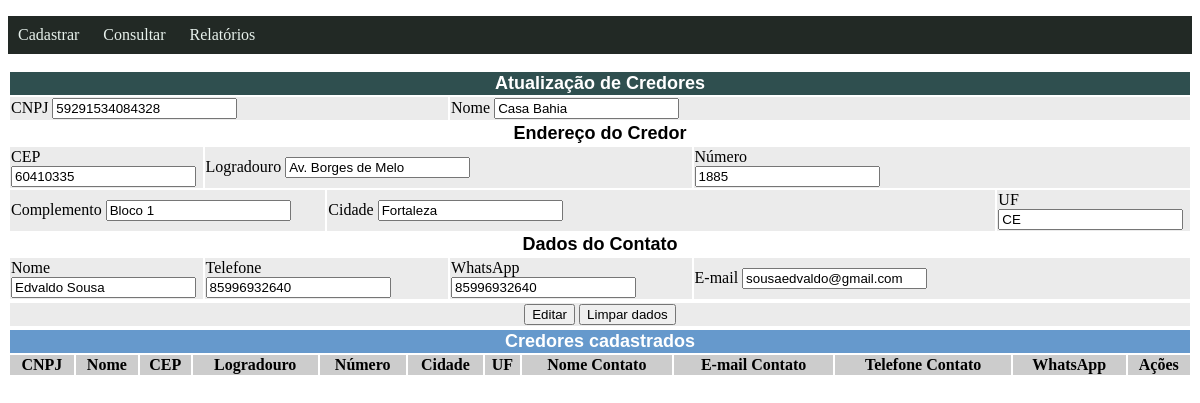
The page /credores/editar/59291534084328 on the database its author committed.
### models.py (models this page shows, shortened)
class Credor(db.Model):
    __tablename__ ="credor"
    cnpj = db.Column(db.String(14), primary_key=True)
    nome = db.Column(db.String(150))
    ender_cep = db.Column(db.String(8),db.ForeignKey("endereco.cep"))
    contato_id = db.Column(db.Integer,db.ForeignKey("contato.id"))
    contato = db.relationship('Contato', foreign_keys=contato_id)
    endereco = db.relationship('Endereco', foreign_keys=ender_cep)

class Endereco(db.Model):
    __tablename__ = "endereco"
    cep = db.Column(db.String(8), primary_key=True)
    logradouro = db.Column(db.String(150))
    numero = db.Column(db.String(6))
    complemento = db.Column(db.String(50))
    cidade = db.Column(db.String(150))
    uf = db.Column(db.String(2))

class Contato(db.Model):
    __tablename__ = "contato"
    id = db.Column(db.Integer, primary_key=True)
    nome = db.Column(db.String(150))
    telefone = db.Column(db.String(11))
    email = db.Column(db.String(150))
    whatsapp = db.Column(db.String(11))

### credores.py (the view, shortened to what this page needs)
@bp_credores.route('/editar/<string:cnpj>', methods=['GET','POST'])
def editar(cnpj):
    credor = Credor.query.get(cnpj)
    if request.method =='GET':
        return render_template('editar_credores.html', credor = credor)

### templates/editar_credores.html
{% extends 'consultar_credores.html'%}
{% block credores%}
<form class="pure-form pure-form-aligned" method="post" action="/credores/delete/{{credor.cnpj}}">
  <table class="table full" align="center">
    <tr bgcolor="#2F4F4F">
      <td colspan="40">
      <div align="center"><font face="Arial" size="4" color="#FFFFFF"><b>Atualização de Credores</b></font></div>
    </td>
    </tr>
    <tr bgcolor="ebebeb">
      <td colspan="20">
        <div class="control-group">
					CNPJ <input type="text" name="cnpj" value="{{credor.cnpj}}">
        </div>
      </td>
      <td colspan="20" width="75%">
        <div class="control-group">
          Nome <input type="text" name="nome" value="{{credor.nome}}">
        </div>
      </td>
		</tr>
    <tr>
      <td colspan="40">
      	<div align="center"><font face="Arial" size="4" color="#000000"><b>Endereço do Credor</b></font></div>
    	</td>
    </tr>
    <tr bgcolor="ebebeb">
      <td colspan="10" width ="15%">
        <div class="control-group">
          CEP  <input type="text" name="cep" value="{{credor.endereco.cep}}">
        </div>
      </td>
      <td colspan="20" width ="70%">
        <div class="control-group">
          Logradouro <input type="text" name="logradouro" value="{{credor.endereco.logradouro}}">
        </div>
      </td>
			<td colspan="10" width="15%">
        <div>
          Número
        </div>
        <div class="control-group">
          <input type="text" name="numero" value="{{credor.endereco.numero}}">
        </div>
      </td>
		</tr>
    <tr bgcolor="ebebeb">
			<td colspan="15" width="25%">
        <div class="control-group">
					Complemento <input type="text" name="complemento" value="{{credor.endereco.complemento}}">
        </div>
      </td>
      <td colspan="20" width="60%">
        <div class="control-group">
					Cidade <input type="text" name="cidade" value="{{credor.endereco.cidade}}">
        </div>
      </td>
			<td colspan="5" width="15%">
        <div class="control-group">
					UF <input type="text" name="uf" value="{{credor.endereco.uf}}">
        </div>
      </td>
    </tr>
		<tr>
			<td colspan="40">
      	<div align="center"><font face="Arial" size="4" color="#000000"><b>Dados do Contato</b></font></div>
    	</td>
		</tr>
    <tr bgcolor="ebebeb">
      <td colspan="10" width="20%">
        <div class="control-group">
            Nome <input type="text" name="nomecontato" value="{{credor.contato.nome}}">
        </div>
      </td>
      <td colspan="10" width="20%">
        <div class="control-group">
            Telefone <input type="text" name="telefone" value="{{credor.contato.telefone}}">
        </div>
      </td>
      <td colspan="10" width="20%">
        <div class="control-group">
            WhatsApp <input type="text" name="whatsapp" value="{{credor.contato.whatsapp}}">
        </div>
      </td>
      <td colspan="10" width="40%">
        <div class="control-group">
            E-mail <input type="text" name="email" value="{{credor.contato.email}}">
        </div>
      </td>
    </tr>
  </table>
  <table class="table full" align="center">
   <tr bgcolor="ebebeb">
     <td>
       <div class="controls" align = "center">
           <button type="submit" class="pure-button pure-button-primary">Editar</button>
           <button type="reset" class="pure-button ">Limpar dados</button>
       </div>
     </td>
   </tr>
  </table>
</form>
{% endblock %}

### templates/consultar_credores.html (shortened to what this page needs)
{% extends 'base.html'%}
{% block conteudo %}
{% block credores %}{% endblock %}
  <table class="table full" align="center" id="minhaTabela">
    <thead>
      <th colspan="13" bgcolor="#6699CC">
        <div align="center"><font face="Arial" size="4"><b><font color="#FFFFFF">Credores cadastrados</font></b></font></div>
      </th>
      <tr bgcolor="cccccc">
        <th>CNPJ</th>
        <th>Nome</th>
        <th>CEP</th>
        <th>Logradouro</th>
        <th>Número</th>
        <th>Cidade</th>
        <th>UF</th>
        <th>Nome Contato</th>
        <th>E-mail Contato</th>
        <th>Telefone Contato</th>
        <th>WhatsApp</th>
        <th colspan="4">Ações</th>
      </tr>
    </thead>
  </table>
{% endblock %}

### templates/base.html (shortened to what this page needs)
<!DOCTYPE html>
<html lang="en">
<head>
  <link rel="stylesheet" href="{{ url_for('static', filename='style.css') }}">
  <link rel="stylesheet" href="{{ url_for('static', filename='font-awesome.min.css') }}">
  <link rel="stylesheet" href="https://cdnjs.cloudflare.com/ajax/libs/font-awesome/4.7.0/css/font-awesome.min.css">
</head>
<body>
  <nav class="dp-menu">
    <ul>
      <li><a href="/">Cadastrar</a>
      </li>
      <li><a href="/">Consultar</a>
      </li>
      <li><a href="/">Relatórios</a>
      </li>
    </ul>
  </nav>
  {% block conteudo %}
  {% endblock %}
</body>
</html>

### static/style.css (style rules this page uses)
:root { --cor-fundo: rgb(34, 41, 37); --cor-hover: rgb(118, 180, 145); --cor-primaria: rgb(231, 241, 236); }
.dp-menu ul { background-color: var(--cor-fundo); list-style-type: lower-greek; padding: 0; position: relative; }
.dp-menu ul li { display: inline; position: relative; }
.dp-menu ul li a { color: var(--cor-primaria); text-decoration: none; display: inline-block; padding: 10px; transition: background .3s; }
table.full { width: 100%; }
a { text-decoration: none; }

### rows shown on the page
Credor: cnpj "59291534084328", nome "Casa Bahia"
Endereco: cep "60410335", logradouro "Av. Borges de Melo", numero "1885", complemento "Bloco 1", cidade "Fortaleza", uf "CE"
Contato: nomecontato "Edvaldo Sousa", telefone "85996932640", whatsapp "85996932640", email "sousaedvaldo@gmail.com"
